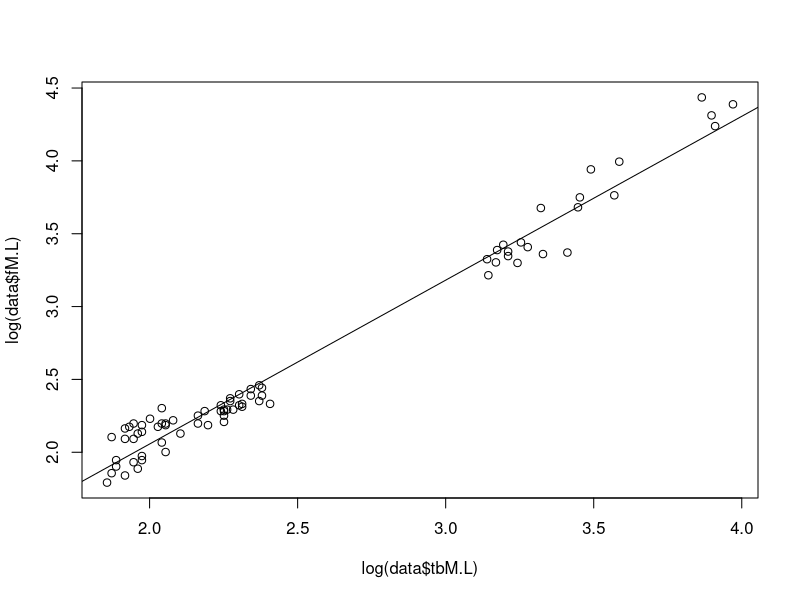
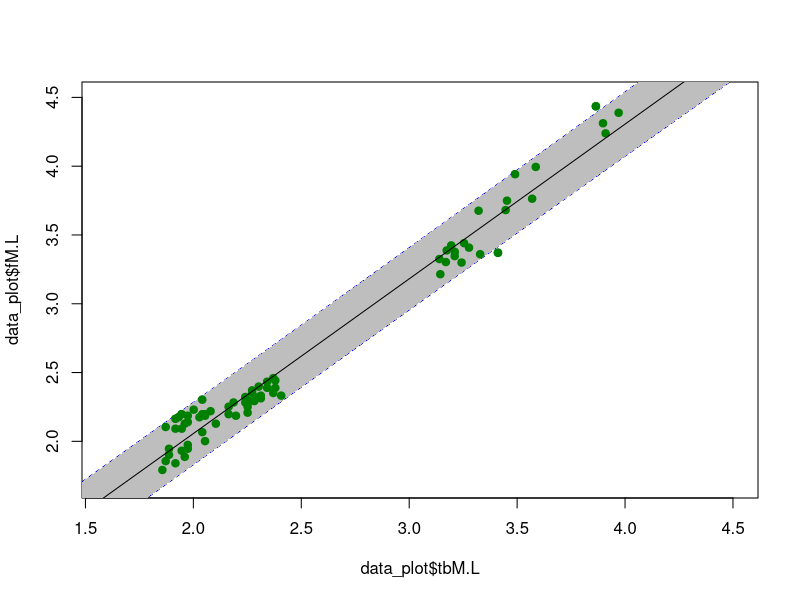
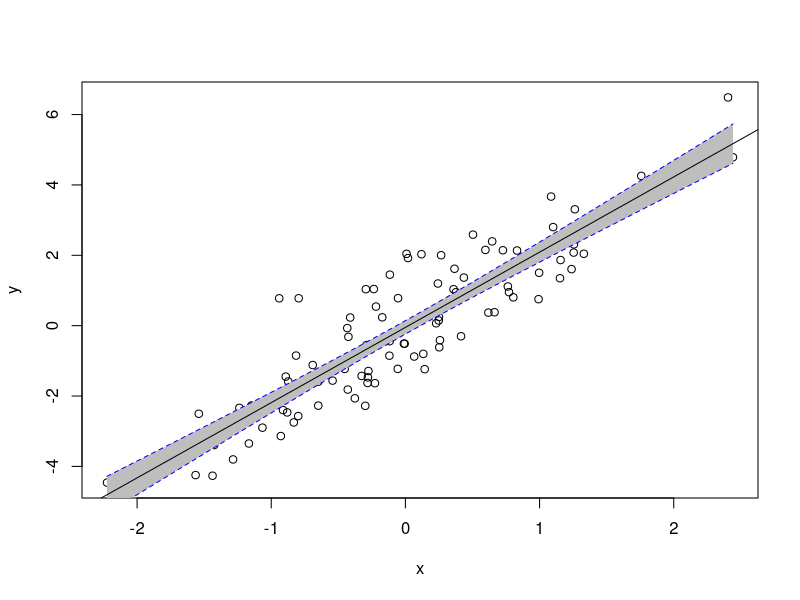

Here is the R script that generated these plots, in order: (Note: this script raises an error after producing the figures.)
## ---- chunk 1
knitr::opts_chunk$set(echo=FALSE, message=FALSE, results='hide' )
## ---- chunk 2
#this sets the directory to the source directory without having to manually click your way there
library(rstudioapi) # Safely Access the RStudio API
setwd(dirname(getActiveDocumentContext()$path))

#make sure you delete all empty columns/rows by hitting "delete" in excel
data<-read.csv(file = "../Data/Raw/honours_hindlimbs.csv")

## ---- chunk 3
#just a summary of the data
summary(data)


#run a linear model: y is on left, x is on right
reg1 <- lm(log(data$fM.L) ~ log(data$tbM.L))

#here's how to get a summary output
summary(reg1)

#plotting like this NOW HAS x on left, y on right
plot(log(data$fM.L) ~ log(data$tbM.L))
abline(reg1)


## ---- chunk 4

data_noG <- data[-c(77:82),]

#run a linear model: y is on left, x is on right
NoG <- lm(log(data_noG$fM.L) ~ log(data_noG$tbM.L))

#here's how to get a summary output
summary(NoG)


## ---- chunk 5
#Here we're log transforming first, because otherwise things don't work. 
data_plot<- log (data[,3:15])
#getting a model for predicting CIs
model <- lm(fM.L ~ tbM.L, data=data_plot)
summary(model)

#For the interval estimate to work, we need to find the smallest and largest values of x. All this is in https://stackoverflow.com/questions/46459620/plotting-a-95-confidence-interval-for-a-lm-object

#But X in this case has NAs so we're here finding the lowest non-NA value by sorting from smallest to largest and taking the first value
min_x <- sort(data_plot$tbM.L)[1]
max_x <- sort(data_plot$tbM.L, decreasing = TRUE)[1]

#make dummy sequence of x for intervals. 
newx <- seq(min_x-1,max_x+1,by = 0.05 )

#plot confidence intervals

#This only works if the data are already logged. Not my preference but hey.
conf_interval <- predict(model, newdata=data.frame(tbM.L = newx), interval="prediction",    level = 0.95)



plot(data_plot$fM.L ~ data_plot$tbM.L, 
     xlim=c(1.6,4.5), 
     ylim=c(1.7,4.5), 
     pch=19, col="#008000"); abline(model, col="black" )

lines(newx, conf_interval[,2], col="blue", lty=2)
lines(newx, conf_interval[,3], col="blue", lty=2)

#fill in area between regression line and confidence interval - very pretty but then you have to re-plot the points
polygon(c(rev(newx), newx), c(rev(conf_interval[ ,3]), conf_interval[ ,2]), col = 'grey', border = NA)



points(data_plot$fM.L ~ data_plot$tbM.L, 
     
     pch=19, col="#008000"); abline(model, col="black" )






#add row names to your plot
#text(log(data$fM.L) ~ log(data$tbM.L), labels=data$species )


## ---- chunk 6

#make this example reproducible
set.seed(0)

#create dataset
x <- rnorm(100)
y <- x*2 + rnorm(100)
df <- data.frame(x = x, y = y)

#fit linear regression model
model <- lm(y ~ x, data = df) 

#get predicted y values using regression equation
newx <- seq(min(df$x), max(df$x), length.out=100)
preds <- predict(model, newdata = data.frame(x=newx), interval = 'confidence')

#create plot of x vs. y
plot(y ~ x, data = df)

#fill in area between regression line and confidence interval
polygon(c(rev(newx), newx), c(rev(preds[ ,3]), preds[ ,2]), col = 'grey', border = NA)

#add fitted regression line
abline(model)

#add dashed lines for confidence bands
lines(newx, preds[ ,3], lty = 'dashed', col = 'blue')
lines(newx, preds[ ,2], lty = 'dashed', col = 'blue')


p















## ---- chunk 7

#linear model of the length vs width of the femur excluding Genyornis
noGFLW <- lm(log(data_noG$fL) ~ log(data_noG$fM.L))

#summary of the linear model of the length vs width of the femur excluding Genyornis
summary(noGFLW)

#plot of the length vs width of the femur
plot(log(data$fL) ~ log(data$fM.L), pch=19, col="#008000"); abline(noGFLW, col="black")

#text to data points
text(log(data$fL) ~ log(data$fM.L), label=data$species)
